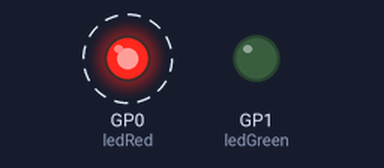
A program run on a simulated Raspberry Pi Pico running CircuitPython. On the bench: output pins drawn as LEDs (lit = HIGH). Dashed ring = blinking. What the program prints to the serial console is not drawn.

Above: at 0.1 s.
At 10.6 s:
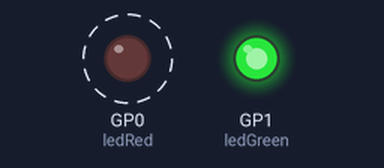
Timing chart, 0 to 12.1 s (numbered marks = the images above):
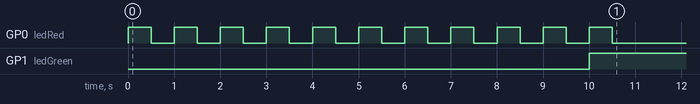

Measured:
- by itself, GP0 (ledRed): alternates HIGH for 0.50 s and LOW for 0.50 s, 22 changes in all, then stays LOW
- by itself, GP1 (ledGreen): LOW → HIGH at 10.0 s

The program:

Launch_Pad_Part_2__Lights_.py
```python
import board
import time
import digitalio

ledRed = digitalio.DigitalInOut(board.GP0)
ledRed.direction = digitalio.Direction.OUTPUT
ledGreen = digitalio.DigitalInOut(board.GP1)
ledGreen.direction = digitalio.Direction.OUTPUT
count = 0

while True:
    for x in range(10, -1 ,-1):
        if count == 0:
            if x > 0:
                print(x)
            if x == 0:
                print('LAUNCH')
                ledGreen.value = True
                count = 1
            ledRed.value = True
            time.sleep(0.5)
            ledRed.value = False
            time.sleep(0.5)
        else:
            print('Countdown Finished')
```
